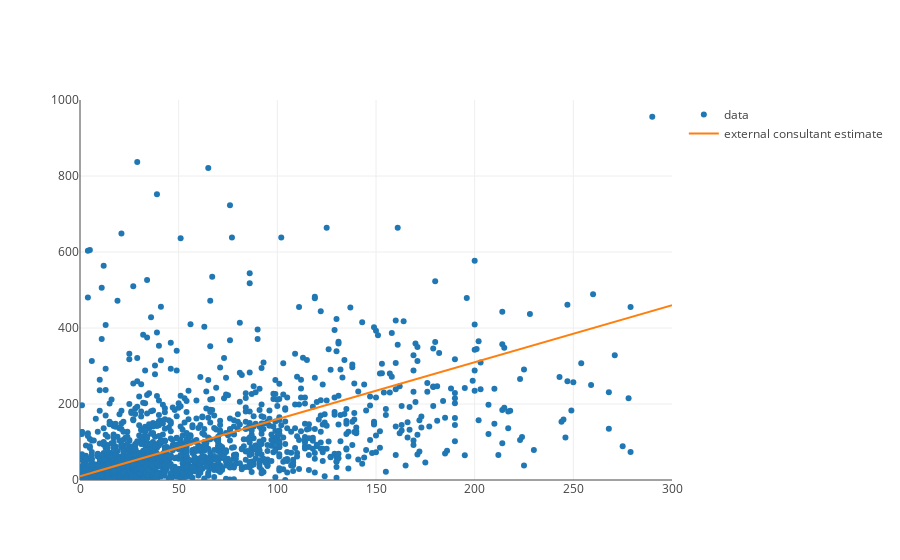

The notebook cell this image was saved under:
### Code cell
from plotly.offline import iplot, init_notebook_mode
init_notebook_mode(connected=True)

from graph import trace_values, m_b_trace, plot

plot([revenues_per_budgets_trace, consultant_estimated_revenues_trace], revenues_layout)
#plot([consultant_estimated_revenues_trace], revenues_layout)

### Figure 1 — Plotly figure (JSON) as saved in the notebook; plotly's stock layout.template omitted (floating-point values rounded to 4 significant figures; data arrays with more than 128 entries replaced by an {"elided": "..."} marker saying what was removed)
{"data": [{"mode": "markers", "name": "data", "text": {"elided": "1776 str values"}, "type": "scatter", "uid": "1989ea68-3468-11e9-ac8d-03a1ccd988a0", "x": {"elided": "1776 int values"}, "y": {"elided": "1776 int values"}}, {"mode": "lines", "name": "external consultant estimate", "text": [], "type": "scatter", "uid": "1989ec70-3468-11e9-ac8d-03a1ccd988a0", "x": {"elided": "1776 int values"}, "y": {"elided": "1776 float values"}}], "layout": {"xaxis": {"range": [0, 300]}, "yaxis": {"range": [0, 1000]}}}
